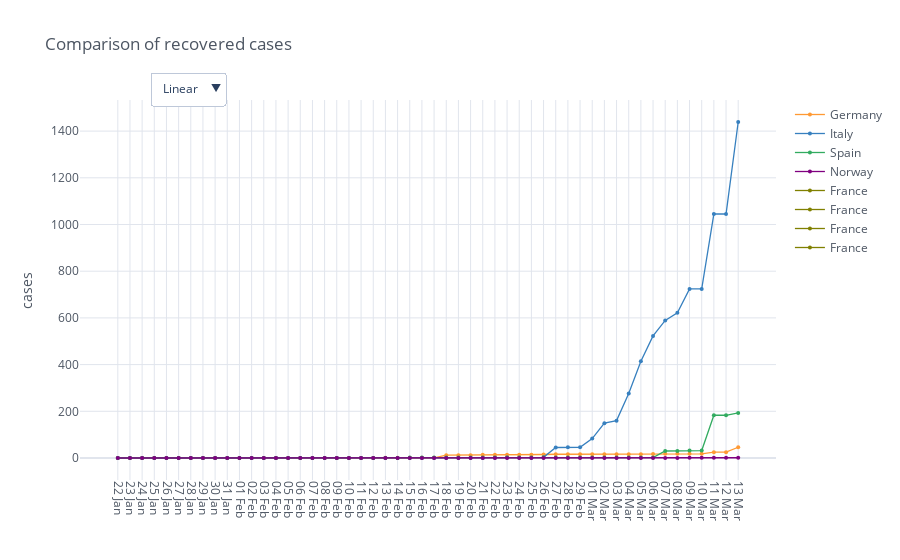

Notebook code for this chart:
### Code cell
recovered_cases_countries = io.load_cases(io.get_filename_recovered_cases(), countries)

recovered_fig = mp.iplot_comparative_plot(recovered_cases_countries, title='Comparison of recovered cases')
recovered_fig.show()

### Figure 1 — Plotly figure (JSON) as saved in the notebook; plotly's stock layout.template omitted (floating-point values rounded to 4 significant figures; data arrays with more than 128 entries replaced by an {"elided": "..."} marker saying what was removed)
{"data": [{"line": {"color": "rgba(255, 153, 51, 1.0)", "dash": "solid", "shape": "linear", "width": 1.3}, "marker": {"size": 4, "symbol": "circle"}, "mode": "lines+markers", "name": "Germany", "text": "", "type": "scatter", "x": [22, 23, 24, 25, 26, 27, 28, 29, 30, 31, 32, 33, 34, 35, 36, 37, 38, 39, 40, 41, 42, 43, 44, 45, 46, 47, 48, 49, 50, 51, 52, 53, 54, 55, 56, 57, 58, 59, 60, 61, 62, 63, 64, 65, 66, 67, 68, 69, 70, 71, 72, 73], "y": [0, 0, 0, 0, 0, 0, 0, 0, 0, 0, 0, 0, 0, 0, 0, 0, 0, 0, 0, 0, 0, 0, 1, 1, 1, 1, 1, 12, 12, 12, 14, 14, 14, 14, 14, 15, 16, 16, 16, 16, 16, 16, 16, 16, 17, 18, 18, 18, 18, 25, 25, 46]}, {"line": {"color": "rgba(55, 128, 191, 1.0)", "dash": "solid", "shape": "linear", "width": 1.3}, "marker": {"size": 4, "symbol": "circle"}, "mode": "lines+markers", "name": "Italy", "text": "", "type": "scatter", "x": [22, 23, 24, 25, 26, 27, 28, 29, 30, 31, 32, 33, 34, 35, 36, 37, 38, 39, 40, 41, 42, 43, 44, 45, 46, 47, 48, 49, 50, 51, 52, 53, 54, 55, 56, 57, 58, 59, 60, 61, 62, 63, 64, 65, 66, 67, 68, 69, 70, 71, 72, 73], "y": [0, 0, 0, 0, 0, 0, 0, 0, 0, 0, 0, 0, 0, 0, 0, 0, 0, 0, 0, 0, 0, 0, 0, 0, 0, 0, 0, 0, 0, 0, 0, 1, 2, 1, 1, 3, 45, 46, 46, 83, 149, 160, 276, 414, 523, 589, 622, 724, 724, 1045, 1045, 1439]}, {"line": {"color": "rgba(50, 171, 96, 1.0)", "dash": "solid", "shape": "linear", "width": 1.3}, "marker": {"size": 4, "symbol": "circle"}, "mode": "lines+markers", "name": "Spain", "text": "", "type": "scatter", "x": [22, 23, 24, 25, 26, 27, 28, 29, 30, 31, 32, 33, 34, 35, 36, 37, 38, 39, 40, 41, 42, 43, 44, 45, 46, 47, 48, 49, 50, 51, 52, 53, 54, 55, 56, 57, 58, 59, 60, 61, 62, 63, 64, 65, 66, 67, 68, 69, 70, 71, 72, 73], "y": [0, 0, 0, 0, 0, 0, 0, 0, 0, 0, 0, 0, 0, 0, 0, 0, 0, 0, 0, 0, 0, 0, 0, 0, 2, 2, 2, 2, 2, 2, 2, 2, 2, 2, 2, 2, 2, 2, 2, 2, 2, 2, 2, 2, 2, 30, 30, 32, 32, 183, 183, 193]}, {"line": {"color": "rgba(128, 0, 128, 1.0)", "dash": "solid", "shape": "linear", "width": 1.3}, "marker": {"size": 4, "symbol": "circle"}, "mode": "lines+markers", "name": "Norway", "text": "", "type": "scatter", "x": [22, 23, 24, 25, 26, 27, 28, 29, 30, 31, 32, 33, 34, 35, 36, 37, 38, 39, 40, 41, 42, 43, 44, 45, 46, 47, 48, 49, 50, 51, 52, 53, 54, 55, 56, 57, 58, 59, 60, 61, 62, 63, 64, 65, 66, 67, 68, 69, 70, 71, 72, 73], "y": [0, 0, 0, 0, 0, 0, 0, 0, 0, 0, 0, 0, 0, 0, 0, 0, 0, 0, 0, 0, 0, 0, 0, 0, 0, 0, 0, 0, 0, 0, 0, 0, 0, 0, 0, 0, 0, 0, 0, 0, 0, 0, 0, 0, 0, 0, 0, 1, 1, 1, 1, 1]}, {"line": {"color": "rgba(128, 128, 0, 1.0)", "dash": "solid", "shape": "linear", "width": 1.3}, "marker": {"size": 4, "symbol": "circle"}, "mode": "lines+markers", "name": "France", "text": "", "type": "scatter", "x": [22, 23, 24, 25, 26, 27, 28, 29, 30, 31, 32, 33, 34, 35, 36, 37, 38, 39, 40, 41, 42, 43, 44, 45, 46, 47, 48, 49, 50, 51, 52, 53, 54, 55, 56, 57, 58, 59, 60, 61, 62, 63, 64, 65, 66, 67, 68, 69, 70, 71, 72, 73], "y": {"elided": "52x4 int values"}}, {"line": {"color": "rgba(128, 128, 0, 1.0)", "dash": "solid", "shape": "linear", "width": 1.3}, "marker": {"size": 4, "symbol": "circle"}, "mode": "lines+markers", "name": "France", "text": "", "type": "scatter", "x": [22, 23, 24, 25, 26, 27, 28, 29, 30, 31, 32, 33, 34, 35, 36, 37, 38, 39, 40, 41, 42, 43, 44, 45, 46, 47, 48, 49, 50, 51, 52, 53, 54, 55, 56, 57, 58, 59, 60, 61, 62, 63, 64, 65, 66, 67, 68, 69, 70, 71, 72, 73], "y": {"elided": "52x4 int values"}}, {"line": {"color": "rgba(128, 128, 0, 1.0)", "dash": "solid", "shape": "linear", "width": 1.3}, "marker": {"size": 4, "symbol": "circle"}, "mode": "lines+markers", "name": "France", "text": "", "type": "scatter", "x": [22, 23, 24, 25, 26, 27, 28, 29, 30, 31, 32, 33, 34, 35, 36, 37, 38, 39, 40, 41, 42, 43, 44, 45, 46, 47, 48, 49, 50, 51, 52, 53, 54, 55, 56, 57, 58, 59, 60, 61, 62, 63, 64, 65, 66, 67, 68, 69, 70, 71, 72, 73], "y": {"elided": "52x4 int values"}}, {"line": {"color": "rgba(128, 128, 0, 1.0)", "dash": "solid", "shape": "linear", "width": 1.3}, "marker": {"size": 4, "symbol": "circle"}, "mode": "lines+markers", "name": "France", "text": "", "type": "scatter", "x": [22, 23, 24, 25, 26, 27, 28, 29, 30, 31, 32, 33, 34, 35, 36, 37, 38, 39, 40, 41, 42, 43, 44, 45, 46, 47, 48, 49, 50, 51, 52, 53, 54, 55, 56, 57, 58, 59, 60, 61, 62, 63, 64, 65, 66, 67, 68, 69, 70, 71, 72, 73], "y": {"elided": "52x4 int values"}}], "layout": {"legend": {"bgcolor": "#FFFFFF", "font": {"color": "#4D5663"}}, "paper_bgcolor": "#FFFFFF", "plot_bgcolor": "#FFFFFF", "title": {"font": {"color": "#4D5663"}, "text": "Comparison of recovered cases"}, "updatemenus": [{"buttons": [{"args": [{"xaxis.type": "linear", "yaxis.type": "linear"}], "label": "Linear", "method": "relayout"}, {"args": [{"xaxis.type": "log", "yaxis.type": "log"}], "label": "Log", "method": "relayout"}], "direction": "down", "pad": {"r": 10, "t": 10}, "showactive": true, "x": 0.1, "xanchor": "left", "y": 1.1, "yanchor": "top"}], "xaxis": {"gridcolor": "#E1E5ED", "showgrid": true, "tickangle": 90, "tickfont": {"color": "#4D5663"}, "tickmode": "array", "ticktext": ["22 Jan", "23 Jan", "24 Jan", "25 Jan", "26 Jan", "27 Jan", "28 Jan", "29 Jan", "30 Jan", "31 Jan", "01 Feb", "02 Feb", "03 Feb", "04 Feb", "05 Feb", "06 Feb", "07 Feb", "08 Feb", "09 Feb", "10 Feb", "11 Feb", "12 Feb", "13 Feb", "14 Feb", "15 Feb", "16 Feb", "17 Feb", "18 Feb", "19 Feb", "20 Feb", "21 Feb", "22 Feb", "23 Feb", "24 Feb", "25 Feb", "26 Feb", "27 Feb", "28 Feb", "29 Feb", "01 Mar", "02 Mar", "03 Mar", "04 Mar", "05 Mar", "06 Mar", "07 Mar", "08 Mar", "09 Mar", "10 Mar", "11 Mar", "12 Mar", "13 Mar"], "tickvals": [22, 23, 24, 25, 26, 27, 28, 29, 30, 31, 32, 33, 34, 35, 36, 37, 38, 39, 40, 41, 42, 43, 44, 45, 46, 47, 48, 49, 50, 51, 52, 53, 54, 55, 56, 57, 58, 59, 60, 61, 62, 63, 64, 65, 66, 67, 68, 69, 70, 71, 72, 73], "title": {"font": {"color": "#4D5663"}, "text": ""}, "zerolinecolor": "#E1E5ED"}, "yaxis": {"gridcolor": "#E1E5ED", "showgrid": true, "tickfont": {"color": "#4D5663"}, "title": {"font": {"color": "#4D5663"}, "text": "cases"}, "zerolinecolor": "#E1E5ED"}}}
